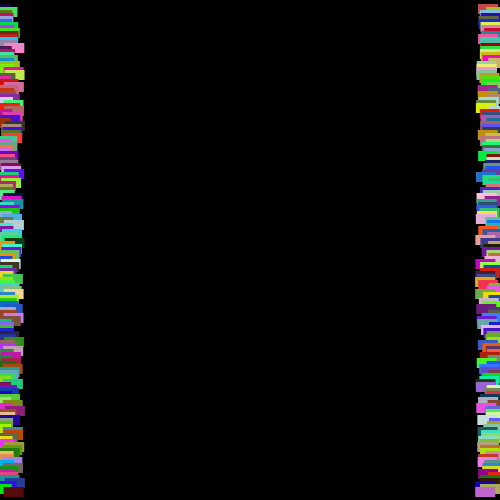
Frame 1 (no input)
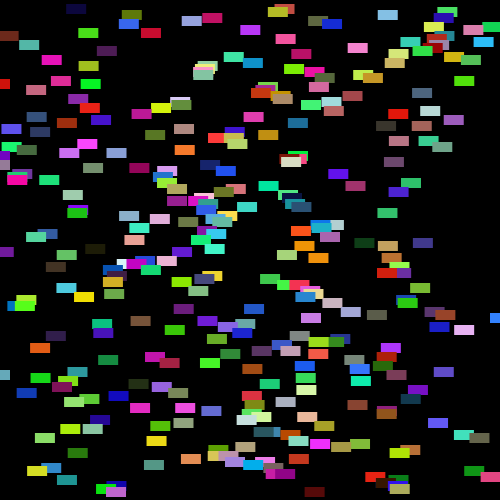
Frame 60 (the mouse pressed at the canvas centre just before this capture)
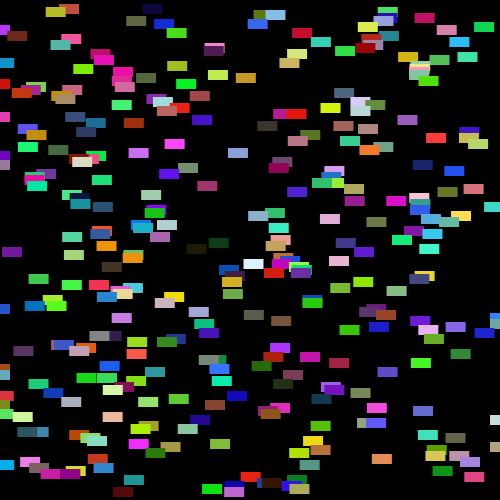
Frame 120 (the mouse held since frame 60 and released just before this capture)

The Processing sketch that drew these frames (run headless with seeded random() and noise(); from frame 60 on, the mouse is pressed at the canvas centre):

// Processing sketch: processing_120380
// ── processing_120380.pde

// solution to creating objects in a loop:  http://processing.org/discourse/beta/num_1243792004.html
// edited to add randomness to colors, speeds, and cars travelling in two directions

// total number of cars
int numCar = 165;                  
Car[] cars = new Car[numCar];
Car[] cars2 = new Car[numCar];

void setup() {
 size(500,500);

// set random colors, speeds
// all cars start at x0 and are 3px apart in y
 for(int i = 0; i <cars.length; i++){
   cars[i] = new Car(color((random(0,255)),(random(0,255)),(random(0,255))),0,i*3,(random(1,15)));
   cars2[i] = new Car(color((random(0,255)),(random(0,255)),(random(0,255))),width,i*3,(random(1,15)));
 }
}

void draw() {
 background(0);
// i = 1 so that the first car doesn't fall off the top of the window
 for(int i = 3; i <cars.length; i++){
   cars[i].move();
   cars[i].display();
   cars2[i].move2();
   cars2[i].display();   
 }
}

class Car {
 color c;
 float xpos;
 float ypos;
 float xspeed;

 Car(color tempC, float tempXpos, float tempYpos, float tempXspeed) {
   c = tempC;
   xpos = tempXpos;
   ypos = tempYpos;
   xspeed = tempXspeed;
 }

 void display() {
   stroke(0,0,0,0);
   fill(c);
   rectMode(CENTER);
   rect(xpos,ypos,20,10);
 }

 void move() {
   xpos = xpos + xspeed;
   if (xpos > width) {
     xpos = 0;
   }
 }
 void move2() {
   xpos = xpos - xspeed;
   if (xpos < 0) {
     xpos = width;
   }
 } 
}
